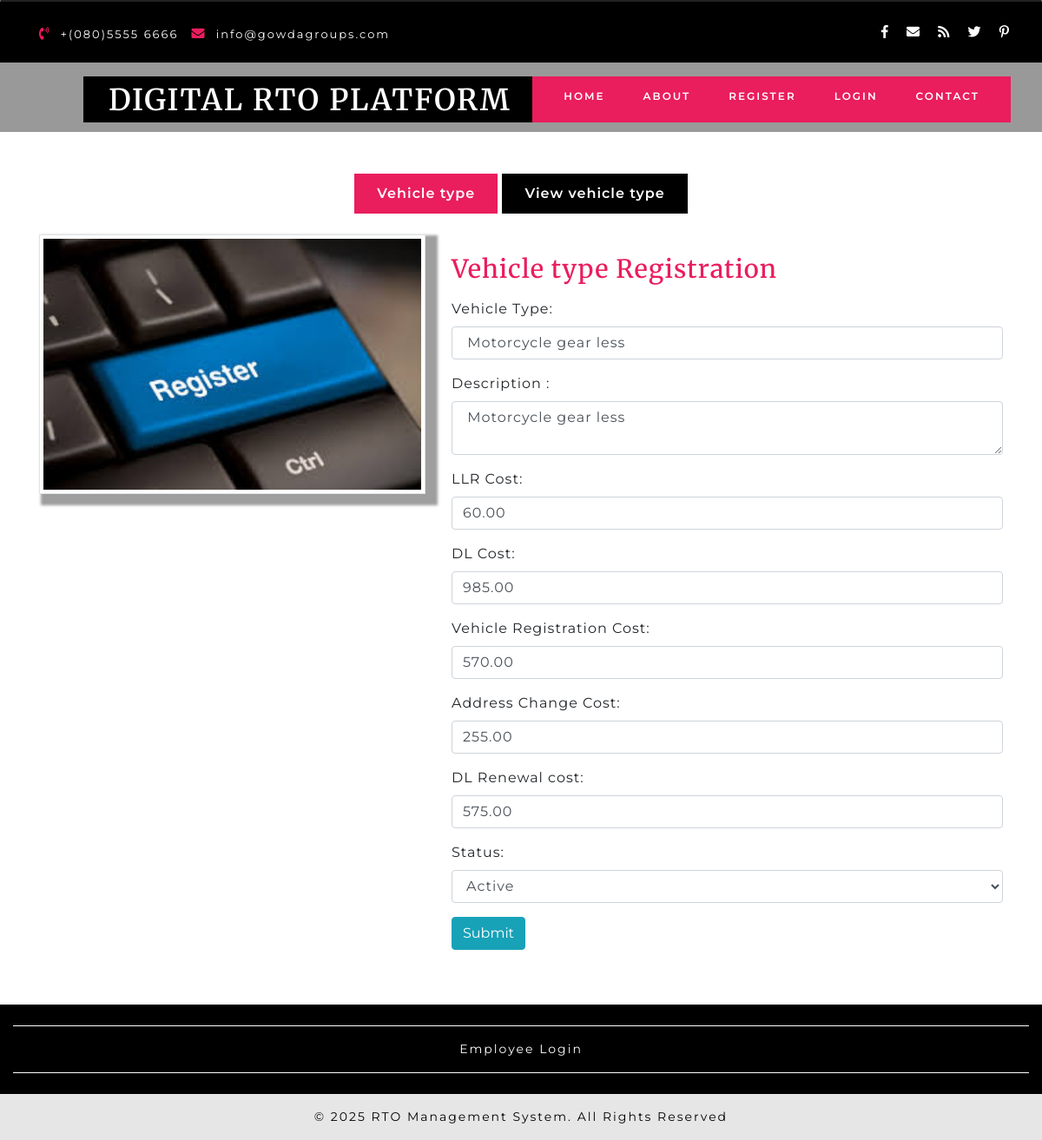
The page /DIGITALRTOPLATFORM/vehicletype.php?editid=1 on the database its author committed.
### tables this page shows
CREATE TABLE `vehicletype` (
  `vehicletypeid` int(10) NOT NULL,
  `vehicletype` varchar(25) NOT NULL,
  `description` text NOT NULL,
  `llrcost` float(100,2) NOT NULL,
  `dlcost` double(100,2) NOT NULL,
  `vehicleregcost` double(100,2) NOT NULL,
  `addresschangecost` double(100,2) NOT NULL,
  `dlrenewalcost` double(100,2) NOT NULL,
  `status` varchar(10) NOT NULL
);

### DIGITALRTOPLATFORM/vehicletype.php (the view, shortened to what this page needs)
<?php
include("header.php");
if(isset($_GET['editid']))
{
	$sqledit ="SELECT * FROM vehicletype WHERE vehicletypeid='$_GET[editid]'";
	$qsqledit = mysqli_query($con,$sqledit);
	$rsedit = mysqli_fetch_array($qsqledit);
}
?>
      <div class="slider">
        <div class="callbacks_container">
          <ul class="rslides" id="slider4">
            <li style="background-color:black;height:150px;">
            </li>
			</ul>
        </div>
      </div>
    </div>
	<section class="about" id="about">
      <div class="container py-lg-5 py-md-5 py-sm-4 py-3">
        <div id="horizontalTab">
          <ul class="resp-tabs-list justify-content-center">
            <li data-blast="bgColor">Vehicle type </li>
            <li data-blast="bgColor">View vehicle type</li>
          </ul>
          <div class="resp-tabs-container">
			<div class="tab1">
              <div class="row mt-lg-4 mt-3">
                <div class="col-md-5 about-txt-img">
                  <img src="images/register.jpg" class="img-thumbnail" width="100%">
                </div>
                <div class="col-md-7 latest-list">
                  <div class="about-jewel-agile-left">
                    <h5 class="mb-3" data-blast="color">Vehicle type Registration  </h5>
                    <p>
<form action="" method="post" onsubmit="return validateform()">
    <div class="form-group">
      <label for="email">Vehicle Type:<span class="classvalidate" id="idvehicletype"></span></label>
	  <input type="text" class="form-control" id="vehicletype" placeholder="Enter VehicleType" name="vehicletype" value="<?php echo $rsedit['vehicletype']; ?>">
    </div>
	<div class="form-group">
      <label for="email">Description :<span class="classvalidate" id="iddescription"></span></label>
	 <textarea name="description" id="description" class="form-control" placeholder="Enter Description"><?php echo $rsedit['description']; ?></textarea>
    </div>
    <div class="form-group">
      <label for="email">LLR Cost:<span class="classvalidate" id="idllrcost"></span></label>
	 <input type="text" name="llrcost" id="llrcost" class="form-control" placeholder="Enter LLR Cost" value="<?php echo $rsedit['llrcost']; ?>">
    </div>
	 <div class="form-group">
      <label for="email">DL Cost:<span class="classvalidate" id="iddlcost"></span></label>
	 <input type="text" name="dlcost" id="dlcost" class="form-control" placeholder="Enter DL Cost" value="<?php echo $rsedit['dlcost']; ?>">
    </div>
	<div class="form-group">
      <label for="email">Vehicle Registration Cost:<span class="classvalidate" id="idvehicleregcost"></span></label>
	 <input type="text" name="vehicleregcost" id="vehicleregcost" class="form-control" placeholder="Enter Vehicle Registration Cost" value="<?php echo $rsedit['vehicleregcost']; ?>">
    </div>
	<div class="form-group">
      <label for="email">Address Change Cost:<span class="classvalidate" id="idaddresschangecost"></span></label>
	 <input type="text" name="addresschangecost" id="addresschangecost" class="form-control" placeholder="Enter Address Change Cost" value="<?php echo $rsedit['addresschangecost']; ?>">
    </div>
	<div class="form-group">
      <label for="email">DL Renewal cost:<span class="classvalidate" id="iddlrenewalcost"></span></label>
	 <input type="text" name="dlrenewalcost" id="dlrenewalcost" class="form-control" placeholder="Enter DL Renewal cost" value="<?php echo $rsedit['dlrenewalcost']; ?>">
    </div>
	<div class="form-group">
      <label for="email">Status:<span class="classvalidate" id="idstatus"></span></label>
      <select id="status" name="status" class="form-control">
		<?php
			$arr = array("Active","Inactive");
			foreach($arr as $val)
			{
				if($val == $rsedit['status'])
				{
				echo "<option value='$val' selected>$val</option>";
				}
				else
				{
				echo "<option value='$val' >$val</option>";
				}
			}
		?>
	  </select>
    </div>
    <button type="submit" name="submit" class="btn btn-info">Submit</button>
  </form>
					</p>
                  </div>
                </div>
              </div>
            </div>
			</div>
        </div>
      </div>
    </section>
<?php
include("footer.php");
?>

### DIGITALRTOPLATFORM/css/style.css (style rules this page uses)
html, body { padding: 0; margin: 0; background: #fff; letter-spacing: 1px; font-family: 'Montserrat', sans-serif; }
select,input[type="email"],input[type="text"],input[type=password], input[type="button"],input[type="submit"],textarea { font-family: 'Montserrat', sans-serif; transition:0.5s all; -webkit-transition:0.5s all; -moz-transition:0.5s all; -o-transition:0.5s all; -ms-transition:0.5s all; letter-spacing: 1px; }
h1, h2, h3, h4, h5, h6 { margin: 0; padding: 0; font-family: 'Merriweather', serif; letter-spacing: 1px; }
p { margin: 0; padding: 0; letter-spacing: 1px; font-family: 'Montserrat', sans-serif; font-size:14px; }
ul { margin: 0; padding: 0; list-style-type: none; }
.wthree-left-right p,.about-jewel-agile-left p,.blog-txt-info p,.addres-office-hour ul li p,.footer-office-hour p,.footer-office-hour p a,.ser-inner-info p { font-size: 14px; color: #fff; line-height: 28px; }
.about-jewel-agile-left p,.blog-txt-info p,.bottom-para h6 a,.footer-office-hour p { color:#000; }
.rslides { position: relative; list-style: none; overflow: hidden; width: 100%; padding: 0; margin: 0; }
.rslides li { -webkit-backface-visibility: hidden; position: absolute; display: none; width: 100%; left: 0; top: 0; }
.rslides li:first-child { position: relative; display: block; float: left; }
.rslides { margin: 0 auto 40px; }
.callbacks_container { position: relative; float: left; width: 100%; }
.callbacks { position: relative; list-style: none; overflow: hidden; width: 100%; padding: 0; margin: 0; }
.callbacks li { position: absolute; width: 100%; left: 0; top: 0; }
.about-txt-img img { box-shadow:8px 7px 3px 6px #9e9e9e; border-radius: 0px; }
.about-jewel-agile-left h5 { font-size: 32px; padding: 23px 0px 0px; color:#ea1d5d; }
ul.resp-tabs-list { text-align: center; }
.resp-tabs-list li { font-weight: 600; font-size: 16px; display: inline-block; padding: 13px 30px; margin: 0; list-style: none; background: #000; cursor: pointer; color: #fff; }
.resp-tabs-container { padding: 0px; background-color: #fff; clear: left; }
.resp-tab-content { display: none; padding:0px 0px 15px; }
.resp-tab-active { border: 1px solid #c1c1c1; border-bottom: none; margin-bottom: -1px !important; }
.resp-tab-active { border: none; background-color: #ea1d5d !important; color: #000; }
.resp-tab-content { border:none; }
.resp-tab-content-active { display: block; }
@media (max-width:1440px) { .resp-tabs-list li { padding: 11px 26px; } }
@media (max-width:1440px) { .about-jewel-agile-left h5 { font-size: 30px; } }
@media (max-width:1280px) { .about-jewel-agile-left h5 { font-size: 29px; } }

### rows shown on the page
vehicletype: vehicletype "Motorcycle gear less", description "Motorcycle gear less", llrcost "60.00", dlcost "985.00", vehicleregcost "570.00", addresschangecost "255.00", dlrenewalcost "575.00", status "Active"
